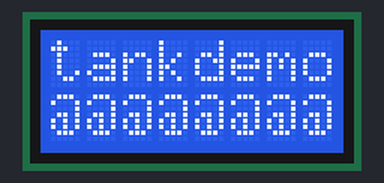
Bench run of a sketch on a simulated Arduino Uno, built with avr-gcc and run on an emulated ATmega328P. Parts: 8×2 character LCD.

Above: at 0.12 s.
At 5.03 s:
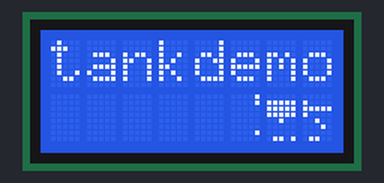
At 10.04 s:
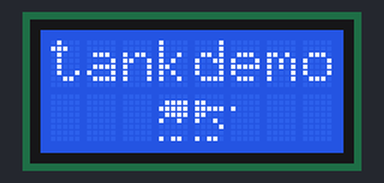
At 20.07 s:
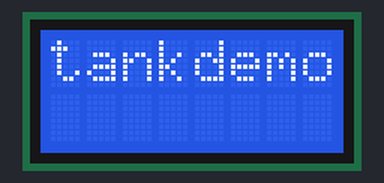
At 28.75 s:
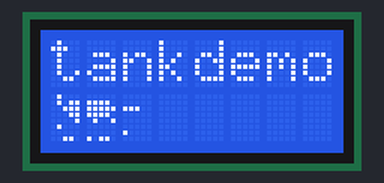
At 39.94 s:
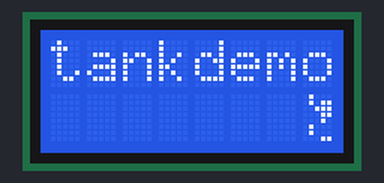

The sketch:

sketch_may29a.ino
```cpp
// include the library code:
#include <LiquidCrystal.h>

// initialize the library with the numbers of the interface pins
LiquidCrystal lcd(12, 11, 5, 4, 3, 2);

byte sprite0[8];
byte sprite1[8];
byte sprite2[8];
byte sprite3[8];


void setup() {
  // set up the LCD's number of columns and rows:
  lcd.begin(8, 2);
  lcd.setCursor(0,0);
  lcd.print("tankdemo");
  lcd.setCursor(0,1);
  lcd.print("@@@@@@@@");
  memset(sprite0,7,8);
  memset(sprite1,7,8);
  memset(sprite2,7,8);
  memset(sprite3,7,8);
  lcd.setCursor(0,1);
//  Serial.begin(9600);
}

// Need eight 32-bit quantities that I can use for shifting bits around.
// The original tank image is in these values.

long tankImg[] = {
  ((long)B010000 << 10) | ((long) B000000 << 5) | B000000 // antenna tip
,((long)B010111 << 10) | ((long) B011110 << 5) | B000000 // turret top
,((long)B001111 << 10) | ((long) B011111 << 5) | B011110 // turret mid with barrel
,((long)B000111 << 10) | ((long) B011110 << 5) | B000000 // turret base
,((long)B001111 << 10) | ((long) B011111 << 5) | B010000 // tread top
,((long)B010000 << 10) | ((long) B000000 << 5) | B001000
,((long)B010000 << 10) | ((long) B000000 << 5) | B001000
,((long)B001111 << 10) | ((long) B011111 << 5) | B010000 // tread bottom, 24 pixels total in tread
};

// tankx is the bitwise position across the screen.
// tankcharx is the character-wise position, thus tankx / 5.
// It can be negative.
// At tankx zero, the tank is on the left of the screen
// so tankImg bytes are broken into four custom chars
// the fourth of which being blank bits
// At tankx one, the tank bits shift a bit to the right
// and if I'm clever, the treads are computed so they "rotate"
// And so on
// Because there are five bits horizontally per custom char
// and the tank treads go every other, I can repeat the original
// tank treads starting at even char positions
int tankx = -15;
int tankcharx;
int tankchary = 1;
int treadx = 0;

#define BITS_PER_CHAR 6

void loop() {
  tankcharx = tankx / BITS_PER_CHAR;
//  Serial.print("tankx = ");
//  Serial.print(tankx);
//  Serial.print("  tankcharx = ");
//  Serial.println(tankcharx);

  // Initial rendition, no rotation of treads
  if ((tankx % BITS_PER_CHAR) == 0) {
    // Full shift is on, need to draw a blank where the tank last was
    if (tankcharx >= 1) {
      lcd.setCursor(tankcharx-1, tankchary);
      lcd.write(' ');
    }
    if (tankcharx >= 0 && tankcharx <= 7) {
      lcd.setCursor(tankcharx, tankchary);
      lcd.write((byte)0);
    }
    if (tankcharx+1 >= 0 && tankcharx+1 <= 7) {
      lcd.setCursor(tankcharx+1, tankchary);
      lcd.write((byte)1);
    }
    if (tankcharx+2 >= 0 && tankcharx+2 <= 7) {
      lcd.setCursor(tankcharx+2, tankchary);
      lcd.write((byte)2);
    }
    if (tankcharx+3 >= 0 && tankcharx+3 <= 7) {
      lcd.setCursor(tankcharx+3, tankchary);
      lcd.write((byte)3);
    }
  }
  // Compute the bits of the individual custom chars
  int shiftbits = (tankx % BITS_PER_CHAR);
//  Serial.print("shiftbits = ");
//  Serial.println(shiftbits);
  if (shiftbits < 0) { shiftbits += BITS_PER_CHAR; }
  for (int y=0 ; y<8; y++)
  {
    long lval = tankImg[y];
    switch (treadx) {
      case 0:
        switch (y) {
          case 4:
            lval ^= 0x2cb0; break;
          case 7:
            lval ^= 0x2490; break;
        }
        break;
      case 1:
        switch (y) {
          case 4:
//            lval ^= 0x1240; break;
            lval ^= 0x36d0; break;
          case 5:
            lval ^= 0x0008; break;
          case 6:
            lval ^= 0x4000; break;
          case 7:
            lval ^= 0x0920; break;
        }
        break;
      case 2:
        switch (y) {
          case 4:
//            lval ^= 0x0920; break;
            lval ^= 0x1b60; break;
          case 5:
            lval ^= 0x4000; break;
          case 6:
            lval ^= 0x0008; break;
          case 7:
            lval ^= 0x1240; break;
        }
        break;
    }

    long lshifted = lval << (BITS_PER_CHAR-shiftbits);
    sprite0[y] = (byte)((lshifted >> (3*BITS_PER_CHAR)) & B011111);
    sprite1[y] = (byte)((lshifted >> (2*BITS_PER_CHAR)) & B011111);
    sprite2[y] = (byte)((lshifted >> (1*BITS_PER_CHAR)) & B011111);
    sprite3[y] = (byte)((lshifted >> (0*BITS_PER_CHAR)) & B011111);
  }
  lcd.createChar(0, sprite0);
  lcd.createChar(1, sprite1);
  lcd.createChar(2, sprite2);
  lcd.createChar(3, sprite3);
  ++tankx;
  if (tankx >= 50) { tankx = -15; }
  ++treadx;
  if (treadx == 3) { treadx = 0; }
  delay(100);
}
```
